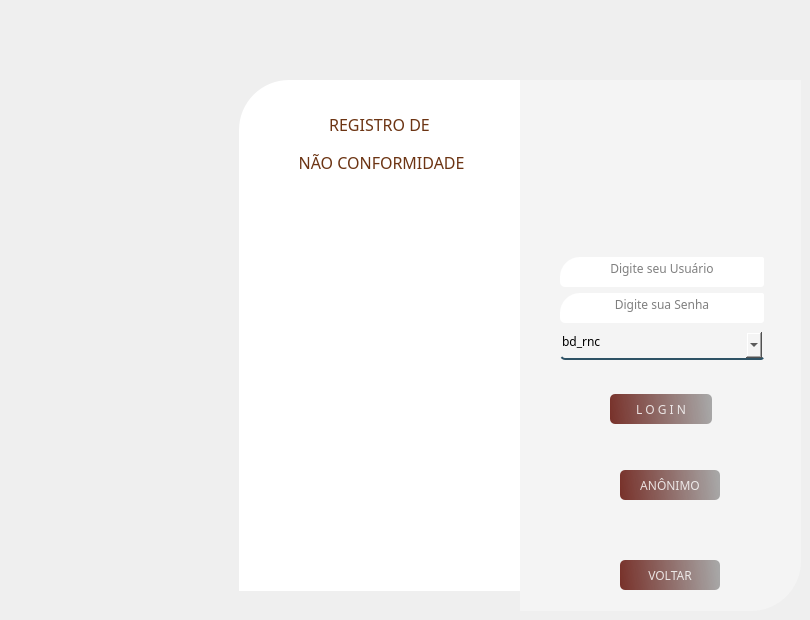
     <widget class="QWidget" name="page_7">
      <widget class="QFrame" name="frame_3">
       <property name="geometry">
        <rect>
         <x>239</x>
         <y>80</y>
         <width>281</width>
         <height>511</height>
        </rect>
       </property>
       <property name="font">
        <font>
         <family>Reem Kufi</family>
        </font>
       </property>
       <property name="styleSheet">
        <string notr="true">border-top-left-radius:50px;
image: url(:/Imagens/Fundo_login.jpg);
background-color: rgb(255, 255, 255);


</string>
       </property>
       <property name="frameShape">
        <enum>QFrame::StyledPanel</enum>
       </property>
       <property name="frameShadow">
        <enum>QFrame::Raised</enum>
       </property>
       <widget class="QLabel" name="label_12">
        <property name="geometry">
         <rect>
          <x>13</x>
          <y>110</y>
          <width>261</width>
          <height>351</height>
         </rect>
        </property>
        <property name="styleSheet">
         <string notr="true">image: url(:/Imagens/Dia-da-Qualidadecorte (1).png);</string>
        </property>
        <property name="text">
         <string/>
        </property>
       </widget>
       <widget class="QWidget" name="layoutWidget_2">
        <property name="geometry">
         <rect>
          <x>51</x>
          <y>28</y>
          <width>179</width>
          <height>70</height>
         </rect>
        </property>
        <layout class="QVBoxLayout" name="verticalLayout_26">
         <item>
          <widget class="QLabel" name="label_13">
           <property name="font">
            <font>
             <family>Reem Kufi</family>
             <pointsize>12</pointsize>
             <bold>false</bold>
            </font>
           </property>
           <property name="styleSheet">
            <string notr="true">color: rgb(108, 52, 19);</string>
           </property>
           <property name="text">
            <string>REGISTRO DE</string>
           </property>
           <property name="alignment">
            <set>Qt::AlignCenter</set>
           </property>
          </widget>
         </item>
         <item>
          <widget class="QLabel" name="label_23">
           <property name="font">
            <font>
             <family>Reem Kufi</family>
             <pointsize>12</pointsize>
             <bold>false</bold>
            </font>
           </property>
           <property name="styleSheet">
            <string notr="true">color: rgb(108, 52, 19);</string>
           </property>
           <property name="text">
            <string> NÃO CONFORMIDADE</string>
           </property>
           <property name="alignment">
            <set>Qt::AlignCenter</set>
           </property>
          </widget>
         </item>
        </layout>
       </widget>
      </widget>
      <widget class="QFrame" name="frame_4">
       <property name="geometry">
        <rect>
         <x>520</x>
         <y>80</y>
         <width>281</width>
         <height>531</height>
        </rect>
       </property>
       <property name="styleSheet">
        <string notr="true">border-bottom-right-radius:50px;
background-color: rgb(244, 244, 244);</string>
       </property>
       <property name="frameShape">
        <enum>QFrame::StyledPanel</enum>
       </property>
       <property name="frameShadow">
        <enum>QFrame::Raised</enum>
       </property>
       <widget class="QWidget" name="layoutWidget_9">
        <property name="geometry">
         <rect>
          <x>40</x>
          <y>176</y>
          <width>204</width>
          <height>105</height>
         </rect>
        </property>
        <layout class="QVBoxLayout" name="verticalLayout_27">
         <item>
          <layout class="QVBoxLayout" name="verticalLayout_28">
           <item>
            <widget class="QLineEdit" name="txt_usuario">
             <property name="minimumSize">
              <size>
               <width>200</width>
               <height>30</height>
              </size>
             </property>
             <property name="font">
              <font>
               <family>Reem Kufi</family>
              </font>
             </property>
             <property name="styleSheet">
              <string notr="true">background-color: rgb(255, 255, 255);
padding-bottom:7px;
border-top-left-radius : 20px;
border-top-right-radius : 2px;
border-bottom-left-radius:5px;
border-bottom-right-radius : 3px;</string>
             </property>
             <property name="text">
              <string/>
             </property>
             <property name="alignment">
              <set>Qt::AlignCenter</set>
             </property>
             <property name="placeholderText">
              <string>Digite seu Usuário</string>
             </property>
            </widget>
           </item>
           <item>
            <widget class="QLineEdit" name="txt_senha">
             <property name="minimumSize">
              <size>
               <width>200</width>
               <height>30</height>
              </size>
             </property>
             <property name="font">
              <font>
               <family>Reem Kufi</family>
              </font>
             </property>
             <property name="styleSheet">
              <string notr="true">background-color: rgb(255, 255, 255);
padding-bottom:7px;
border-top-left-radius : 20px;
border-top-right-radius : 2px;
border-bottom-left-radius:5px;
border-bottom-right-radius : 3px;</string>
             </property>
             <property name="text">
              <string/>
             </property>
             <property name="echoMode">
              <enum>QLineEdit::Password</enum>
             </property>
             <property name="alignment">
              <set>Qt::AlignCenter</set>
             </property>
             <property name="placeholderText">
              <string>Digite sua Senha</string>
             </property>
            </widget>
           </item>
          </layout>
         </item>
         <item>
          <widget class="QComboBox" name="cb_empresa">
           <property name="minimumSize">
            <size>
             <width>200</width>
             <height>20</height>
            </size>
           </property>
           <property name="font">
            <font>
             <family>Reem Kufi</family>
            </font>
           </property>
           <property name="layoutDirection">
            <enum>Qt::LeftToRight</enum>
           </property>
           <property name="styleSheet">
            <string notr="true">border:2px solid rgba(0,0,0,0);
border-bottom-color:rgba(46,82,101,255);
color:rgb(0,0,0);
padding-bottom:7px;
border-top-left-radius : 20px;
border-top-right-radius : 2px;
border-bottom-left-radius:5px;
border-bottom-right-radius : 3px;</string>
           </property>
           <property name="insertPolicy">
            <enum>QComboBox::NoInsert</enum>
           </property>
           <property name="sizeAdjustPolicy">
            <enum>QComboBox::AdjustToContentsOnFirstShow</enum>
           </property>
           <property name="placeholderText">
            <string/>
           </property>
           <item>
            <property name="text">
             <string>bd_rnc</string>
            </property>
           </item>
           <item>
            <property name="text">
             <string>bd_rnc_homologa</string>
            </property>
           </item>
          </widget>
         </item>
        </layout>
       </widget>
       <widget class="QPushButton" name="btn_anonimo">
        <property name="geometry">
         <rect>
          <x>100</x>
          <y>390</y>
          <width>100</width>
          <height>30</height>
         </rect>
        </property>
        <property name="minimumSize">
         <size>
          <width>100</width>
          <height>30</height>
         </size>
        </property>
        <property name="font">
         <font>
          <family>Reem Kufi</family>
         </font>
        </property>
        <property name="styleSheet">
         <string notr="true">QPushButton#btn_anonimo{
	background-color: qlineargradient(spread:pad, x1:0, y1:0.505682, x2:1, y2:0.477, stop:0 rgba(100, 19,11, 219), stop:1 rgba(0, 0, 0, 80));
	color:rgba(255, 255, 255, 210);
	border-radius: 5px;
}
QPushButton#btn_anonimo:hover{
	background-color: qlineargradient(spread:pad, x1:0, y1:0.505682,x2:1,y2:0.477, stop:0 rgba(150, 123, 111, 219), stop:1 rgba(85, 81, 84, 226));
}
QPushButton#btn_anonimo:pressed{
	padding-left:5px;
	padding -top:5px;
	background-color:rgba(150, 123, 111, 255);
}
</string>
        </property>
        <property name="text">
         <string>ANÔNIMO</string>
        </property>
       </widget>
       <widget class="QWidget" name="layoutWidget_10">
        <property name="geometry">
         <rect>
          <x>90</x>
          <y>295</y>
          <width>102</width>
          <height>68</height>
         </rect>
        </property>
        <layout class="QVBoxLayout" name="verticalLayout_29">
         <item>
          <widget class="QPushButton" name="btn_login_rnc">
           <property name="enabled">
            <bool>false</bool>
           </property>
           <property name="minimumSize">
            <size>
             <width>100</width>
             <height>30</height>
            </size>
           </property>
           <property name="font">
            <font>
             <family>Reem Kufi</family>
            </font>
           </property>
           <property name="styleSheet">
            <string notr="true">QPushButton#btn_login_rnc{
	background-color: qlineargradient(spread:pad, x1:0, y1:0.505682, x2:1, y2:0.477, stop:0 rgba(100, 19,11, 219), stop:1 rgba(0, 0, 0, 80));
	color:rgba(255, 255, 255, 210);
	border-radius: 5px;
}
QPushButton#btn_login_rnc:hover{
	background-color: qlineargradient(spread:pad, x1:0, y1:0.505682,x2:1,y2:0.477, stop:0 rgba(150, 123, 111, 219), stop:1 rgba(85, 81, 84, 226));
}
QPushButton#btn_login_rnc:pressed{
	padding-left:5px;
	padding -top:5px;
	background-color:rgba(150, 123, 111, 255);
}
</string>
           </property>
           <property name="text">
            <string>L O G I N</string>
           </property>
          </widget>
         </item>
        </layout>
       </widget>
       <widget class="QLabel" name="label_14">
        <property name="geometry">
         <rect>
          <x>70</x>
          <y>5</y>
          <width>141</width>
          <height>151</height>
         </rect>
        </property>
        <property name="styleSheet">
         <string notr="true">image: url(:/Imagens/password.png);</string>
        </property>
        <property name="text">
         <string/>
        </property>
       </widget>
       <widget class="QPushButton" name="btn_SairApp">
        <property name="enabled">
         <bool>false</bool>
        </property>
        <property name="geometry">
         <rect>
          <x>100</x>
          <y>480</y>
          <width>100</width>
          <height>30</height>
         </rect>
        </property>
        <property name="minimumSize">
         <size>
          <width>100</width>
          <height>30</height>
         </size>
        </property>
        <property name="font">
         <font>
          <family>Reem Kufi</family>
         </font>
        </property>
        <property name="styleSheet">
         <string notr="true">QPushButton#btn_SairApp{
	background-color: qlineargradient(spread:pad, x1:0, y1:0.505682, x2:1, y2:0.477, stop:0 rgba(100, 19,11, 219), stop:1 rgba(0, 0, 0, 80));
	color:rgba(255, 255, 255, 210);
	border-radius: 5px;
}
QPushButton#btn_SairApp:hover{
	background-color: qlineargradient(spread:pad, x1:0, y1:0.505682,x2:1,y2:0.477, stop:0 rgba(150, 123, 111, 219), stop:1 rgba(85, 81, 84, 226));
}
QPushButton#btn_SairApp:pressed{
	padding-left:5px;
	padding -top:5px;
	background-color:rgba(150, 123, 111, 255);
}
</string>
        </property>
        <property name="text">
         <string>VOLTAR</string>
        </property>
       </widget>
      </widget>
     </widget>
